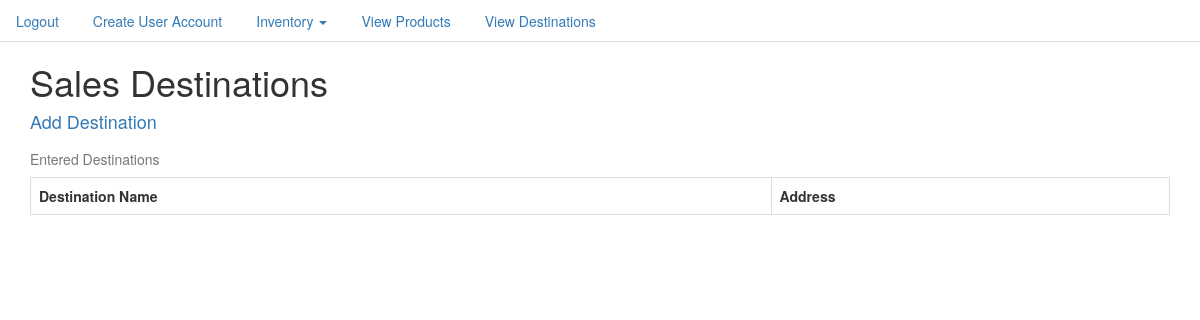
The app's page /destination/ (signed in), older data.
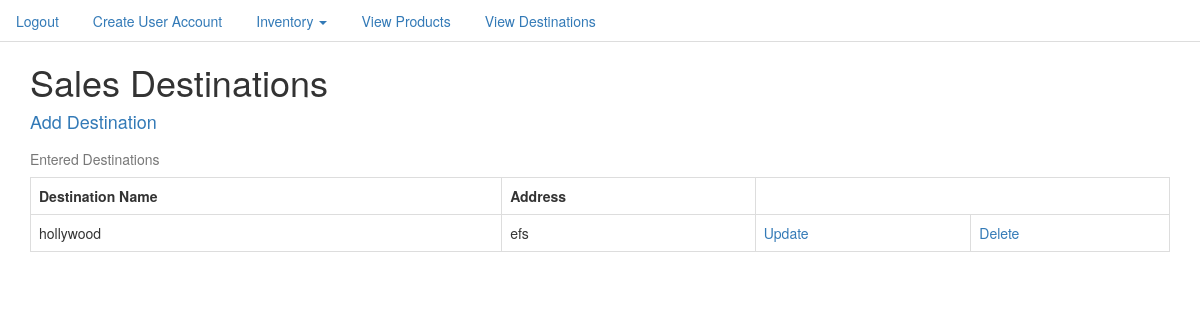
The same page, newer data.
### inventory/models.py (models this page shows, shortened)
class Destination(models.Model):
    name = models.CharField(max_length=100)
    address = models.CharField(null=True, max_length=100)

### inventory/views.py (the view)
# urls.py: url(r'^destination/$', DestinationListView.as_view(), name="destination_list_view"),
class DestinationListView(LoginRequiredMixin, ListView):
    model = Destination
    def get_queryset(self):
        return Destination.objects.all().order_by('name')

### templates/inventory/destination_list.html
{% extends 'base.html' %}
{% block content %}
<div class="container">
  <h1>Sales Destinations</h1>
  <h4><a href="{% url 'destination_create_view' %}">Add Destination</a></h4>
<table  class="table table-bordered" >
    <caption>Entered Destinations</caption>
  <tr>
    <th>Destination Name</th>
    <th>Address</th>
  </tr>
  {% for item in object_list %}
  <tr>
    <td>{{item.name}}</td>
    <td>{{item.address}}</td>
    <td><a href="{% url 'destination_update_view' item.id %}">Update</a></td>
    <td><a href="{% url 'destination_delete_view' item.id %}">Delete</a></td>
  </tr>
{% endfor %}
{% endblock %}

Row changes from the older to the newer data that the page shows:
added Destination: name "hollywood", address "efs"
